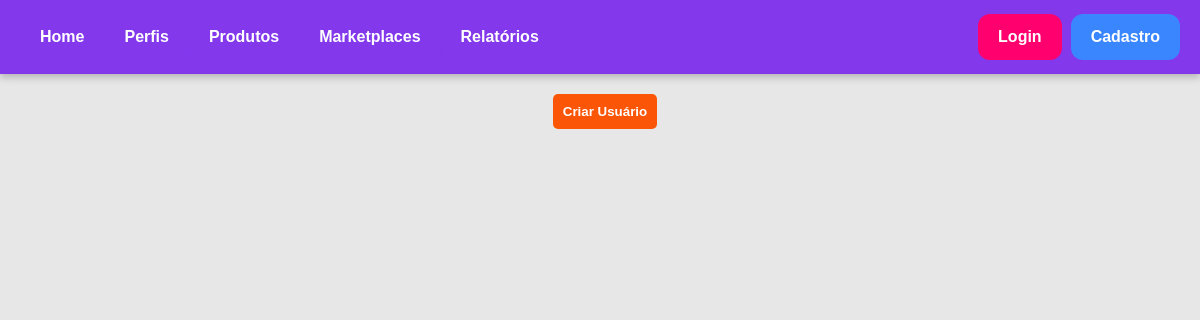
The page /perfis/ on the database as committed earlier.
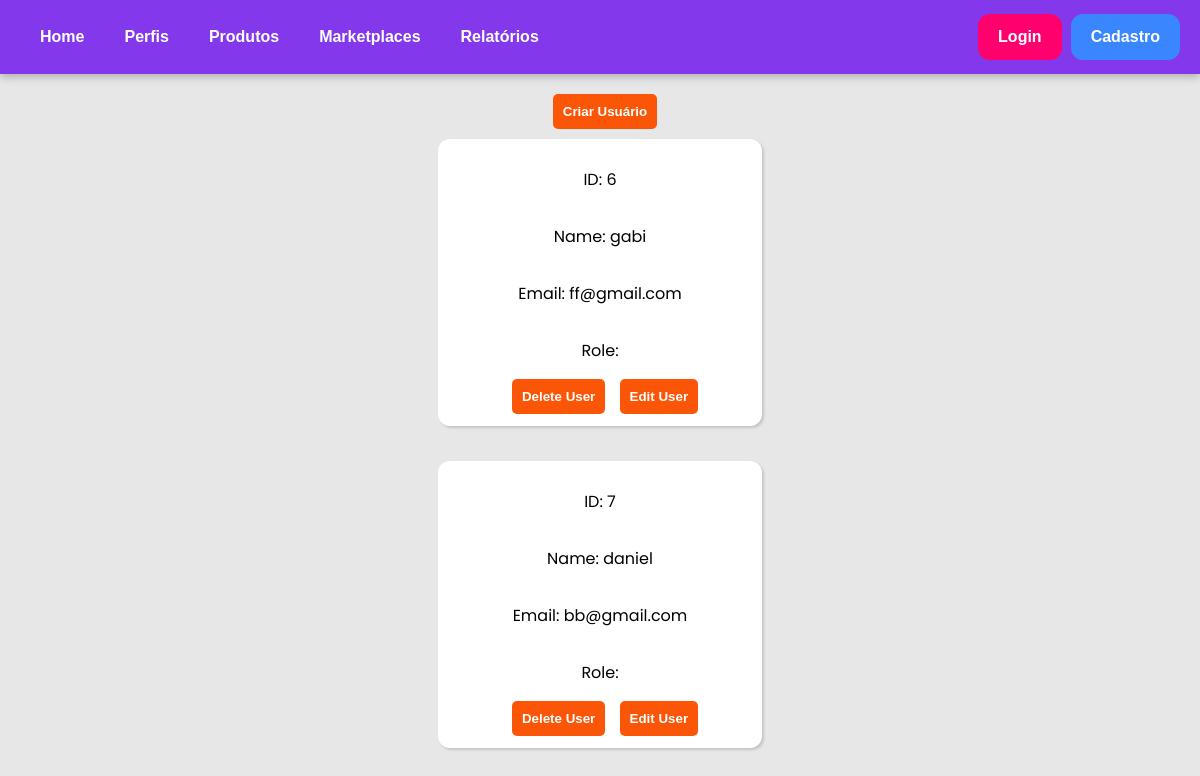
The same page on the database as committed later.
### estoque_app/models.py (models this page shows, shortened)
class User(models.Model):
    name = models.CharField(max_length=100)
    email = models.EmailField(max_length=100, unique=True)
    password = models.CharField(max_length=100)  # Evite armazenar senhas diretamente
    role = models.CharField(max_length=50, choices=[('manager', 'Manager'), ('seller', 'Seller')])

### estoque_app/views.py (the view)
# urls.py: path("perfis/", views.perfis, name="perfis"),
def perfis (request):
    users = User.objects.all()
    return render(request, "estoque/perfis.html", {"users": users})

### estoque_app/templates/estoque/perfis.html (shortened to what this page needs)
{% extends "estoque/layout.html" %}
{% block content %}
<div class="edit-users">
    <a href="{% url 'createUser' %}"><button class="edit-button">Criar Usuário</button></a>
</div>
{% for user in users %}
<div class="user">
    <p>ID: {{ user.id }}</p>
    <p>Name: {{ user.name }}</p>
    <p>Email: {{ user.email }}</p>
    <p>Role: {{ user.role }}</p>
    <form method="POST" action="/deleteUser/">
        <button type="submit" class="btn btn-danger edit-button">Delete User</button>
        <a href=""><button type="submit" class="btn btn-danger edit-button">Edit User</button></a>
    </form>
</div>
<br>
{% endfor %}
{% endblock %}

Rows that differ between the two databases and show on the page:
added User: id "6", name "gabi", email "ff@gmail.com"
added User: id "7", name "daniel", email "bb@gmail.com"
